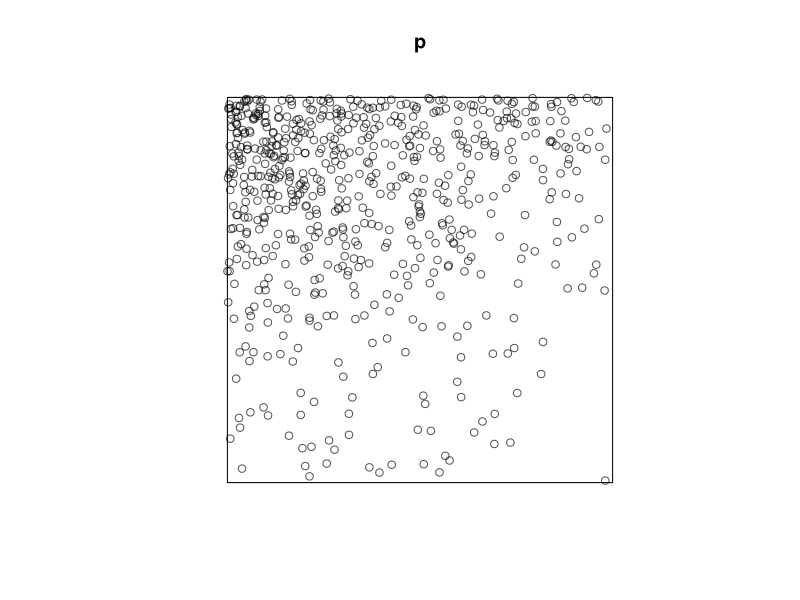
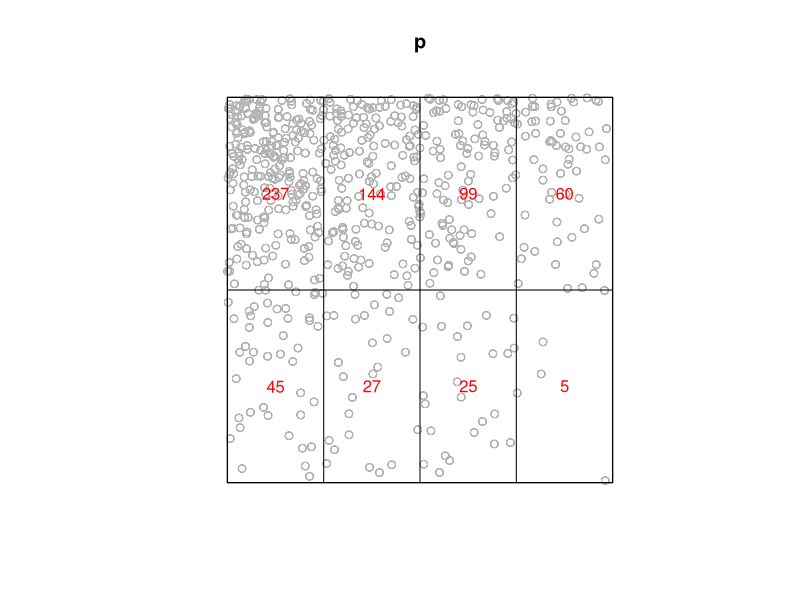
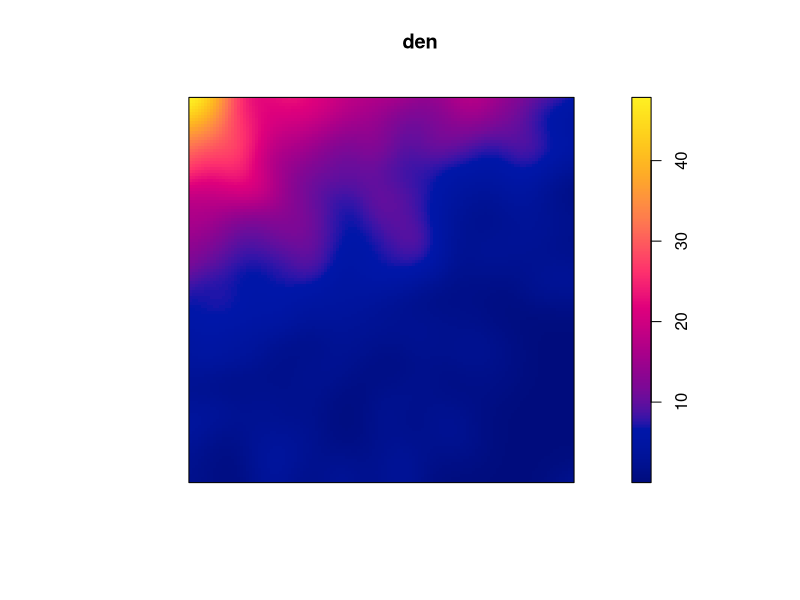
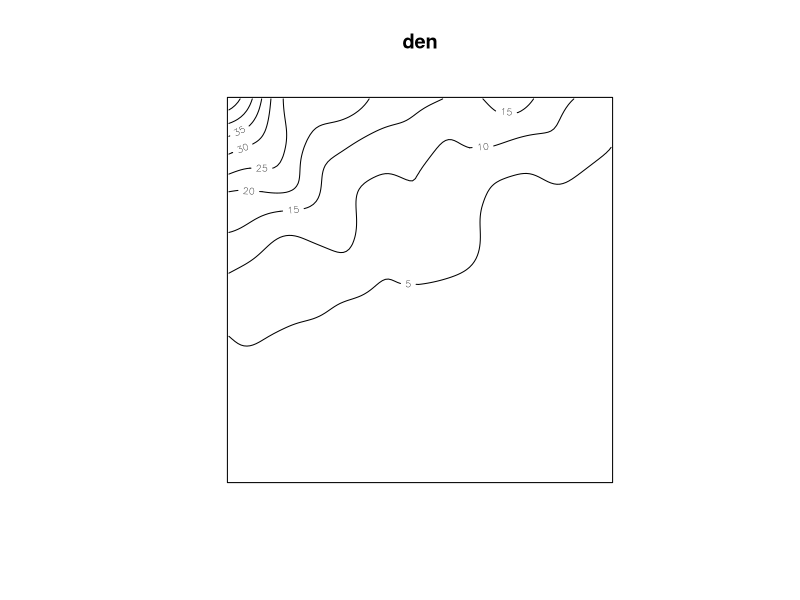
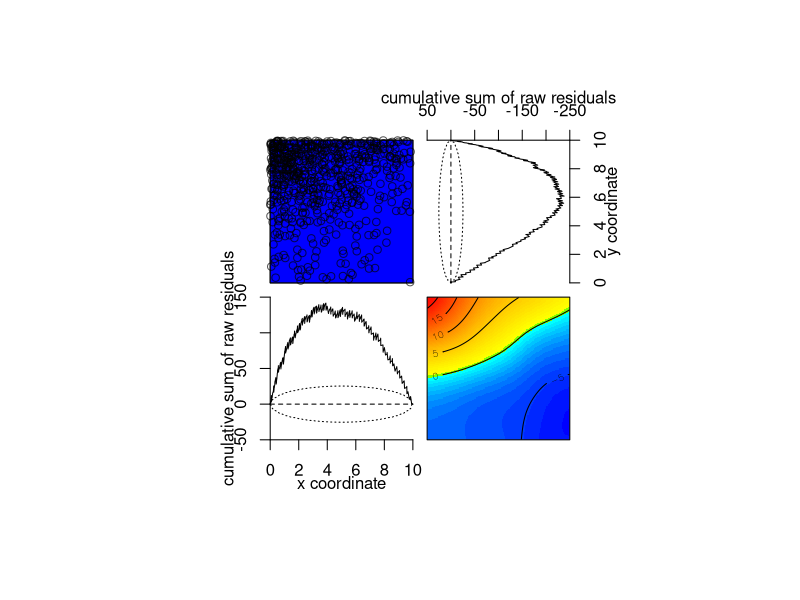
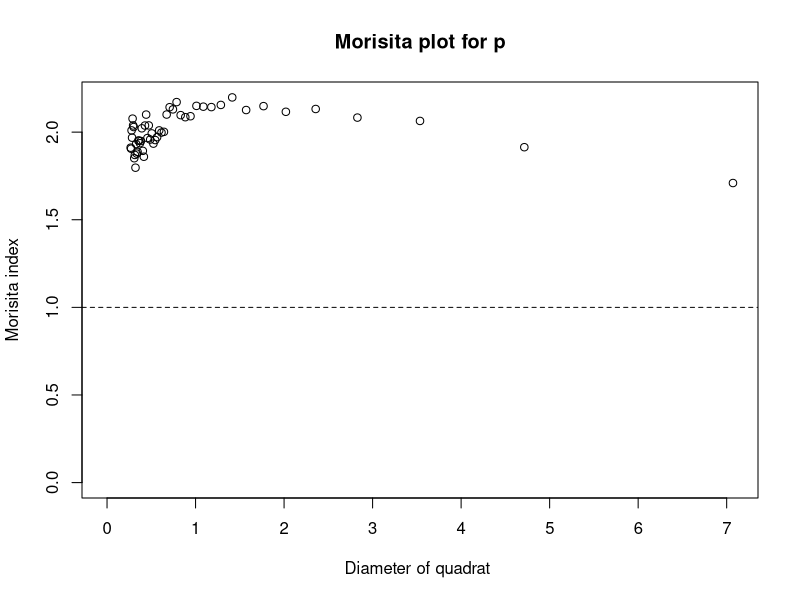
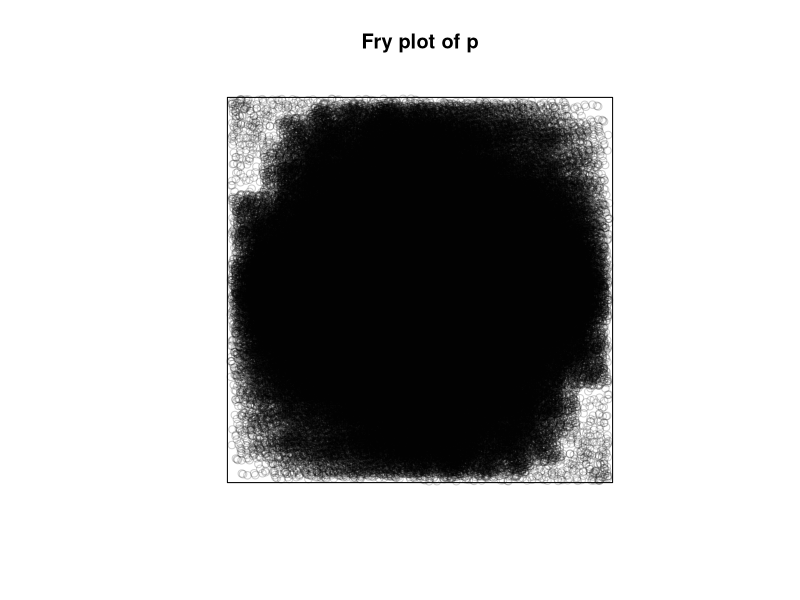
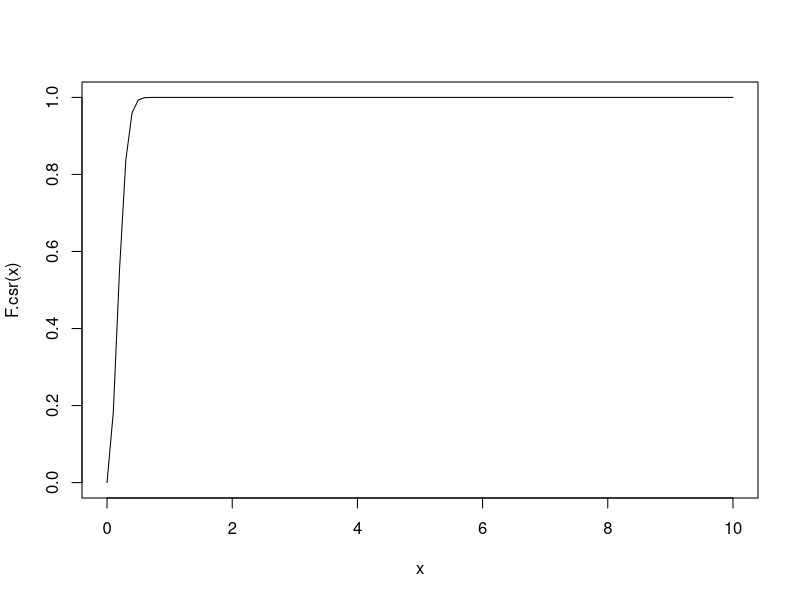

Source code (R) for these figures, in order:
## ---- chunk 1
library(spatstat)

dat <- read.csv("pattern.csv")

p <- ppp(dat$x, dat$y, window=owin(c(0,10),c(0,10)))

plot(p)

lambda <- summary(p)$intensity

q <- quadratcount(p, nx=4,ny=2)

plot(p)
points(p, col="gray")
plot(q, add=T, col="red")
## ---- chunk 2

den <- density.ppp(p, sigma=.5, kernel='gaussian')

plot(den)
contour(den)
## ---- chunk 3

csr.test <- quadrat.test(p, nx=4, ny=4, method="Chisq")
csr.test
## ---- chunk 4

null <- ppm(p)
diagnose.ppm(null)
## ---- chunk 5

miplot(p)
## ---- chunk 6

fryplot(p)
## ---- chunk 7
D.pairwise <- pairdist(p, squared=F, periodic=T)
D.nn <- nndist(p, k=1)
D.esd <- distmap(p)
F.csr <- function(r){1-exp(-lambda*pi*r^2)}
curve(F.csr,0,10)
F.bei <- Fest(p)
G.p <- Gest(p)
K.p <- Kest(p)
L.p <- Lest(p)
plot(allstats(p))
